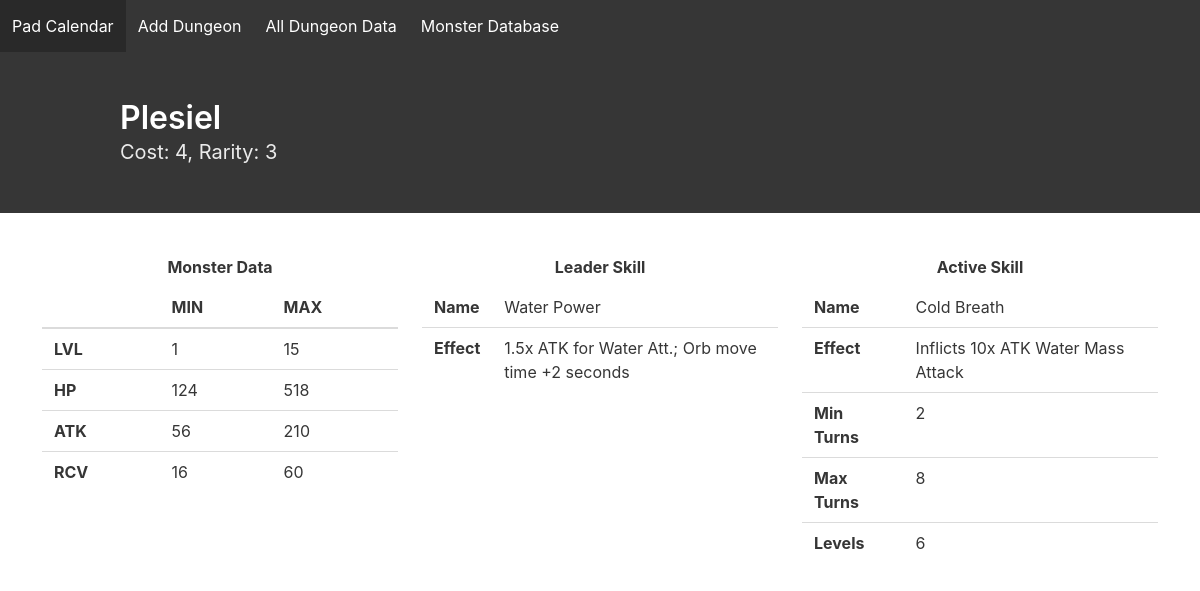
Page /monster/6/ on the committed database.
### monsterdatabase/models.py (models this page shows)
class MonsterData(models.Model):
    activeSkillID = models.IntegerField(blank=True)
    attributeID = models.IntegerField()
    baseID = models.IntegerField()
    cardID = models.IntegerField()
    cost = models.IntegerField()
    leaderSkillID = models.IntegerField(blank=True)
    maxATK = models.IntegerField()
    maxHP = models.IntegerField()
    maxLevel = models.IntegerField()
    maxRCV = models.IntegerField()
    minATK = models.IntegerField()
    minHP = models.IntegerField()
    minRCV = models.IntegerField()
    name = models.CharField(default="", max_length=200)
    rarity = models.IntegerField()

class Skill(models.Model):
    name = models.CharField(max_length=200, default="", blank=True)
    description = models.TextField(default="", blank=True,)
    skillID = models.IntegerField(blank=True, default=0)
    skillType = models.IntegerField(blank=True, default=0)
    class Meta:
        abstract = True

class LeaderSkill(Skill):
    doesNothing = models.BooleanField(default=False)

class ActiveSkill(Skill):
    levels = models.IntegerField(default=0)
    maxTurns = models.IntegerField(blank=True, default=0)
    minTurns = models.IntegerField(blank=True, default=0)

### monsterdatabase/views.py (the view)
# urls.py: path('monster/<int:card_id>/', mv.cardViewNA),
def cardViewNA(request, card_id):
    template = 'monster.html'
    mnstr = MonsterData.objects.get(cardID=card_id)
    card = CardNA.objects.get(monster=mnstr)
    context = {'activeskill': card.activeSkill.all()[0], 'leaderskill': card.leaderSkill.all()[0], 'monster': card.monster}
    if card.activeSkill is None:
        print("Not working..")
    return render(request, template, context)

### templates/monster.html
{% extends 'home.html' %}
{% block content %}
    <section class="hero is-dark">
        <div class="hero-body">
            <div class="container">
                <h1 class="title">{{ monster.name }}</h1>
                <h2 class="subtitle">Cost: {{ monster.cost }}, Rarity: {{ monster.rarity }}</h2>
            </div>
        </div>
    </section>
    <div class="columns is-5" style="margin: 2.5%">
        <div class="column">
            <label class="label" style="text-align: center"> Monster Data </label>
            <table class="table is-fullwidth">
                <thead>
                <tr>
                    <th></th>
                    <th>MIN</th>
                    <th>MAX</th>
                </tr>
                </thead>
                <tbody>
                <tr>
                    <th> LVL</th>
                    <td> 1</td>
                    <td>{{ monster.maxLevel }}</td>
                </tr>
                <tr>
                    <th> HP</th>
                    <td>{{ monster.minHP }}</td>
                    <td>{{ monster.maxHP }}</td>
                </tr>
                <tr>
                    <th> ATK</th>
                    <td>{{ monster.minATK }}</td>
                    <td>{{ monster.maxATK }}</td>
                </tr>
                <tr>
                    <th> RCV</th>
                    <td>{{ monster.minRCV }}</td>
                    <td>{{ monster.maxRCV }}</td>
                </tr>
                </tbody>
            </table>
        </div>
        <div class="column">
            <label class="label" style="text-align: center"> Leader Skill </label>
            <table class="table is-fullwidth">
                <tbody>
                <tr>
                    <th> Name</th>
                    <td>{{ leaderskill.name }}</td>
                </tr>
                <tr>
                    <th>Effect</th>
                    <td>{{ leaderskill.description }}</td>
                </tr>
                </tbody>
            </table>
        </div>
        <div class="column">
            <label class="label" style="text-align: center"> Active Skill </label>
            <table class="table is-fullwidth">
                <tbody>
                <tr>
                    <th> Name</th>
                    <td>{{ activeskill.name }}</td>
                </tr>
                <tr>
                    <th>Effect</th>
                    <td>{{ activeskill.description }}</td>
                </tr>
                <tr>
                    <th>Min Turns</th>
                    <td>{{ activeskill.minTurns }}</td>
                </tr>
                <tr>
                    <th>Max Turns</th>
                    <td>{{ activeskill.maxTurns }}</td>
                </tr>
                <tr>
                    <th>Levels</th>
                    <td>{{ activeskill.levels }}</td>
                </tr>
                </tbody>
            </table>
        </div>
    </div>
{% endblock %}

### templates/home.html (shortened to what this page needs)
<!DOCTYPE html>
<html lang="en">
<head>
    <link rel="stylesheet" href="https://cdnjs.cloudflare.com/ajax/libs/bulma/0.7.1/css/bulma.min.css">
    <link rel="stylesheet" href="https://cdnjs.cloudflare.com/ajax/libs/bulma/0.7.1/css/bulma.min.css">
    {% load static %}
    <link rel="stylesheet" href="{% static 'css/dataTables.bulma.css' %}">
</head>
<body>
<nav class="navbar is-dark" role="navigation">
    <div class="navbar-menu">
        <div class="navbar-start">
            <a class="navbar-item" href="/">Pad Calendar</a>
            <a class="navbar-item" href="/add/">Add Dungeon</a>
            <a class="navbar-item" href="/all/dungeons">All Dungeon Data</a>
            <a class="navbar-item" href="/monsterdb/na">Monster Database</a>
        </div>
    </div>
</nav>
{% block content %}{% endblock %}
</body>
</html>

### rows in the picture
MonsterData: name "Plesiel", cost "4", rarity "3", maxLevel "15", minHP "124", maxHP "518", minATK "56", maxATK "210", minRCV "16", maxRCV "60"
LeaderSkill: name "Water Power", description "1.5x ATK for Water Att.; Orb move time +2 seconds"
ActiveSkill: name "Cold Breath", description "Inflicts 10x ATK Water Mass Attack", minTurns "2", maxTurns "8", levels "6"
